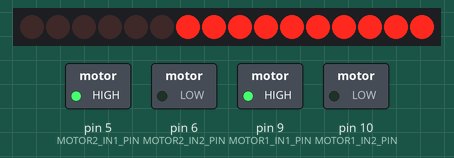
Bench run of a sketch on a simulated Arduino Uno, built with avr-gcc and run on an emulated ATmega328P. Parts: 16 port-expander outputs drawn as a row of LEDs (first output left, lit = HIGH), switched loads named in the sketch (green lamp = pin HIGH). Wiring (inferred from the names in the program): PCF8575 port expander at I2C address 0x20. Wiring (inferred from the signals the program sends): row of LEDs: on Q0, Q1, Q2, Q3, Q4, Q5, Q6, Q7, Q8, Q9, Q10, Q11, Q12, Q13, Q14, Q15. What the sketch prints to the serial monitor is not drawn.

Above: at 1.0 s.
At 3.0 s:
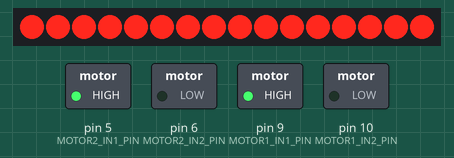
Timing chart, 0 to 5.2 s (numbered marks = the images above):
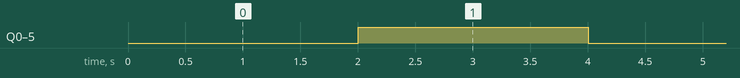

Measured:
- by itself, Q0–5: alternates HIGH for 2.0 s and LOW for 2.0 s

The sketch:

rev1_current_test.ino
```cpp
// rev1 최악부하 전류 실측용 스트레스 테스트
// 모터 2개 전속 연속구동 + 밸브 6개(PCF8575 0x20, P00~P05) 2초 간격 전부 열기/닫기 반복
// 이 상태에서 SMPS(+) 라인에 멀티미터(전류모드) 직렬로 물려서 최대전류 측정

#include <Wire.h>

const uint8_t ADDR_IOVALVE = 0x20;

const uint8_t MOTOR2_IN1_PIN = 5;
const uint8_t MOTOR2_IN2_PIN = 6;
const uint8_t MOTOR1_IN1_PIN = 9;
const uint8_t MOTOR1_IN2_PIN = 10;
const uint8_t PUMP_FIXED_DIR = 0; // 파일럿1 실측치 가정

const uint16_t VALVE_BITS_MASK = 0b0000000000111111; // P00~P05 6채널
const uint16_t INTERVAL_MS = 2000;

void pcfWrite16(uint8_t addr, uint16_t value) {
  Wire.beginTransmission(addr);
  Wire.write(lowByte(value));
  Wire.write(highByte(value));
  Wire.endTransmission();
}

void runPump(uint8_t pinA, uint8_t pinB, uint8_t speed) {
  if (PUMP_FIXED_DIR == 0) {
    analogWrite(pinA, speed);
    analogWrite(pinB, 0);
  } else {
    analogWrite(pinA, 0);
    analogWrite(pinB, speed);
  }
}

void setup() {
  Serial.begin(115200);
  Wire.begin();
  pinMode(MOTOR1_IN1_PIN, OUTPUT);
  pinMode(MOTOR1_IN2_PIN, OUTPUT);
  pinMode(MOTOR2_IN1_PIN, OUTPUT);
  pinMode(MOTOR2_IN2_PIN, OUTPUT);
  pcfWrite16(ADDR_IOVALVE, 0x0000); // 밸브 전부 닫힘으로 시작

  runPump(MOTOR1_IN1_PIN, MOTOR1_IN2_PIN, 255);
  runPump(MOTOR2_IN1_PIN, MOTOR2_IN2_PIN, 255);
  Serial.println(F("모터 2개 전속 연속구동 시작"));
}

void loop() {
  pcfWrite16(ADDR_IOVALVE, VALVE_BITS_MASK);
  Serial.println(F("밸브 6개 전부 OPEN (모터는 계속 구동중)"));
  delay(INTERVAL_MS);

  pcfWrite16(ADDR_IOVALVE, 0x0000);
  Serial.println(F("밸브 6개 전부 CLOSE (모터는 계속 구동중)"));
  delay(INTERVAL_MS);
}
```
